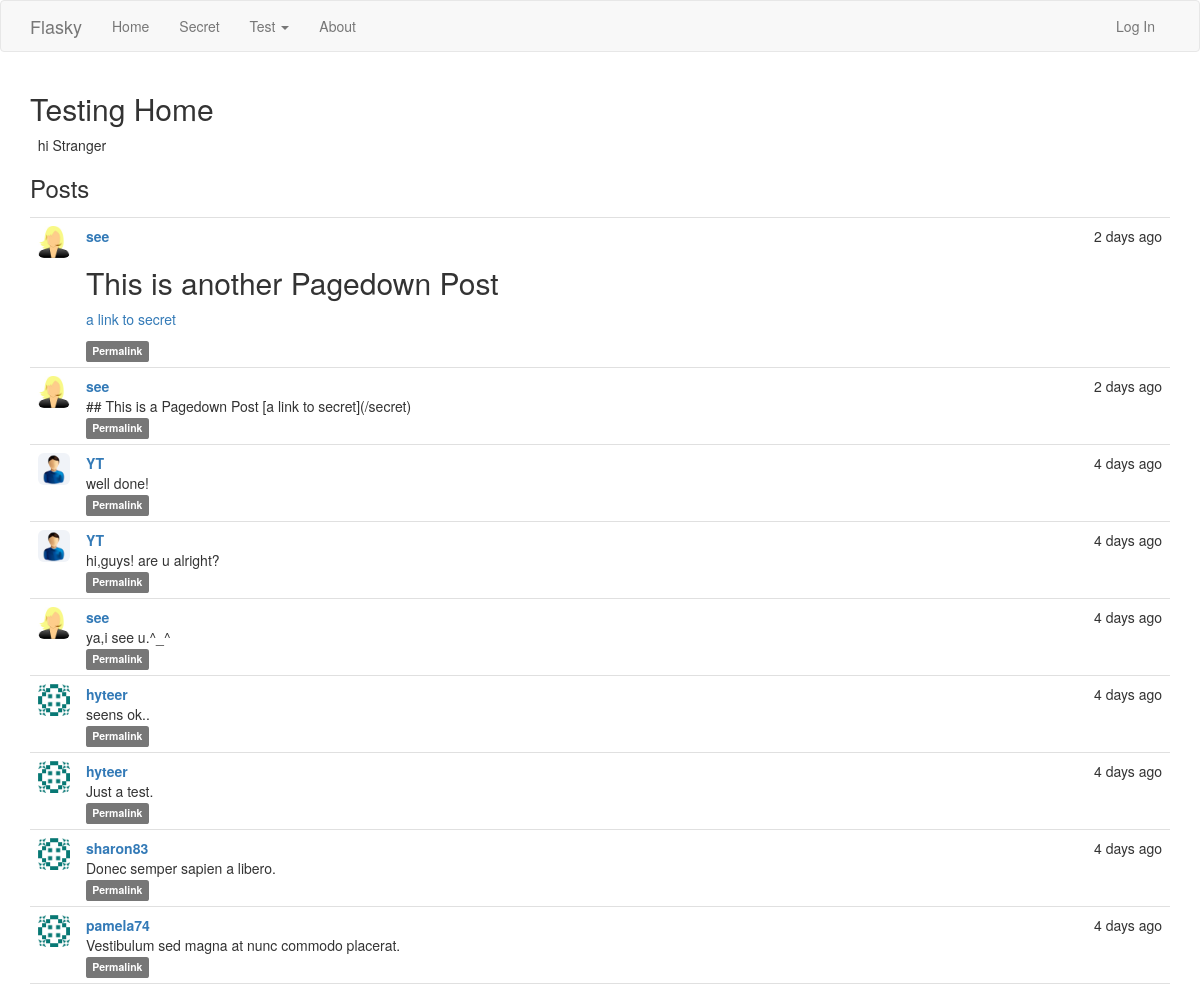
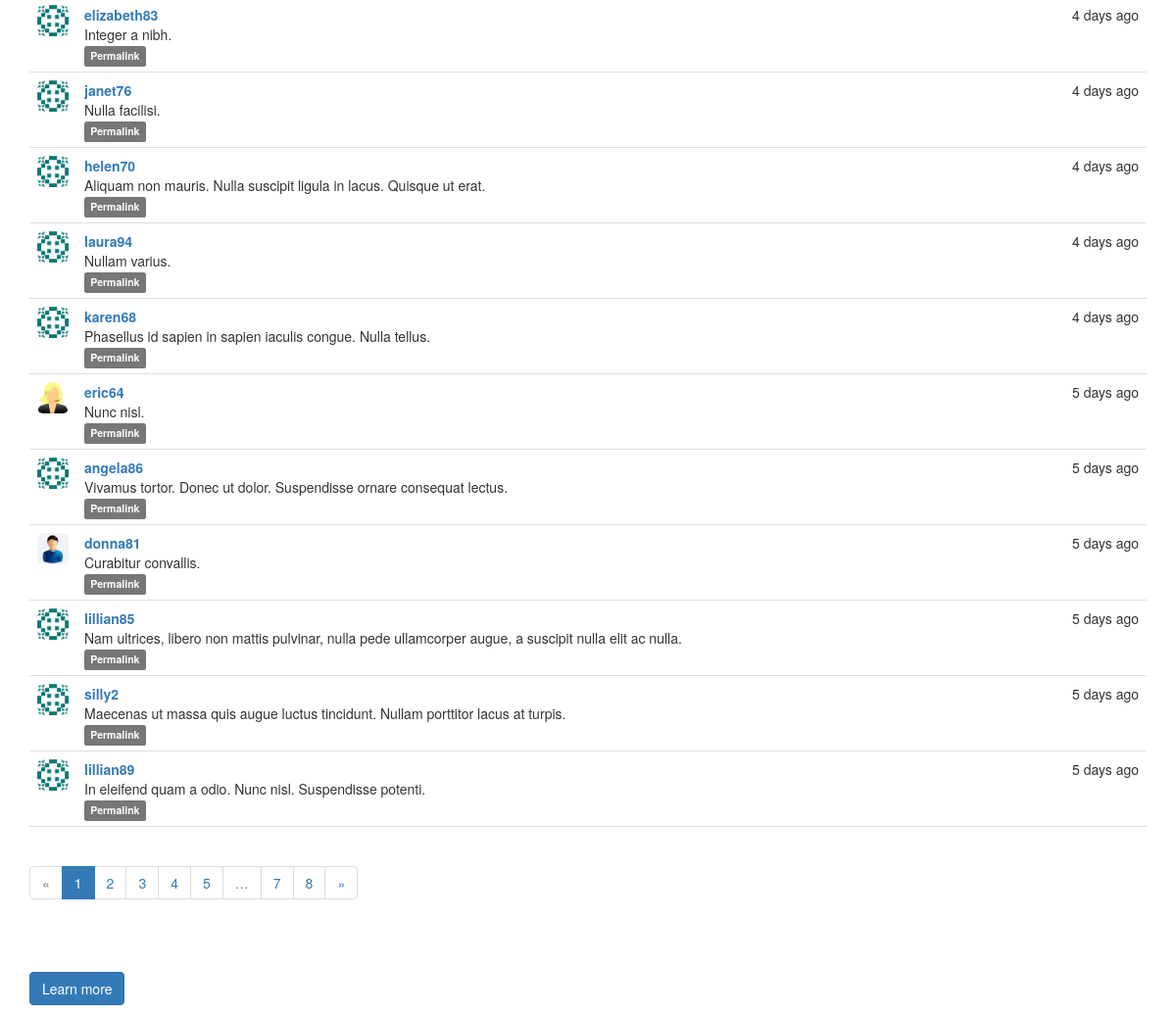
Before: / with the older database file (2 pictures, top to bottom).
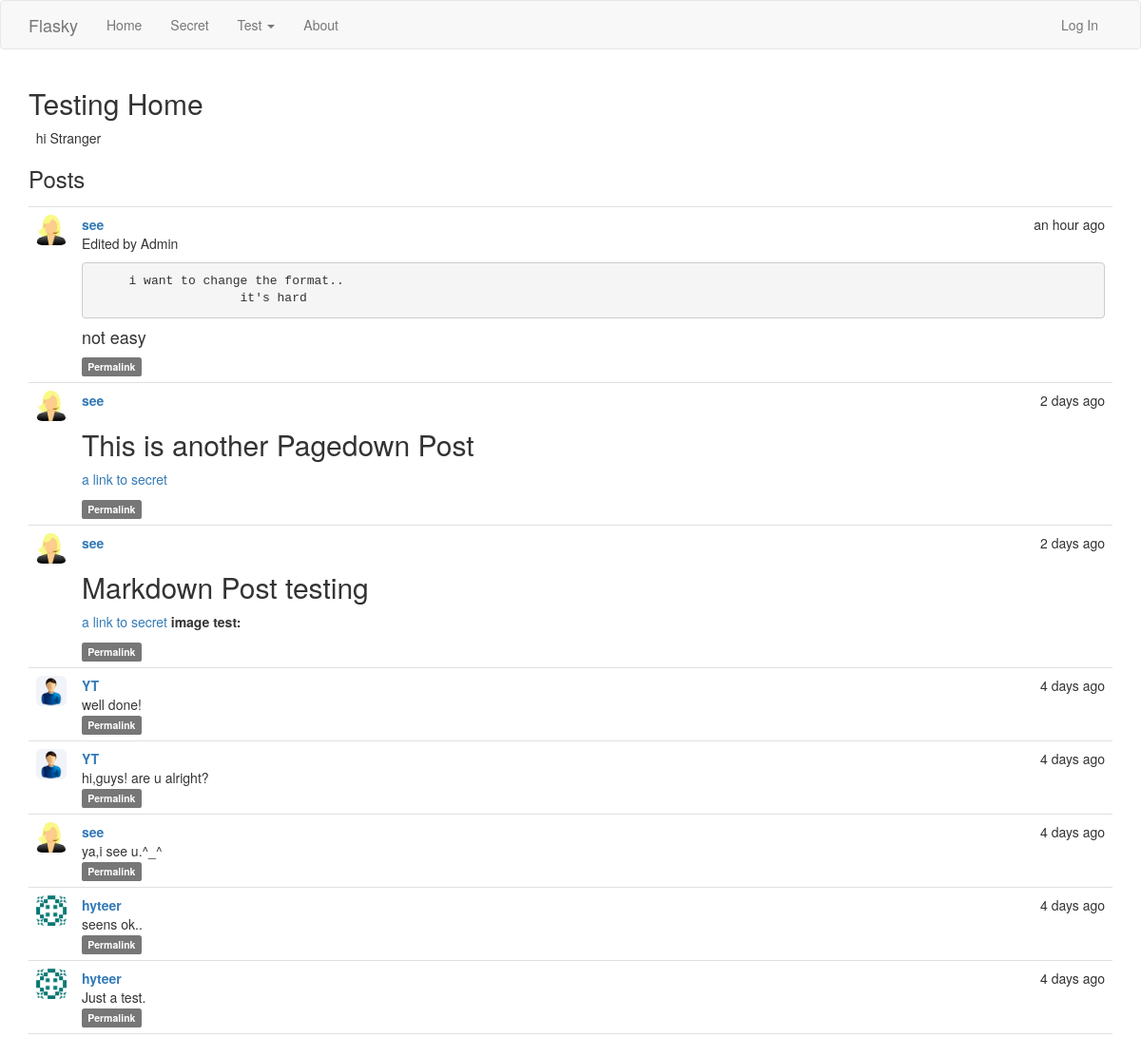
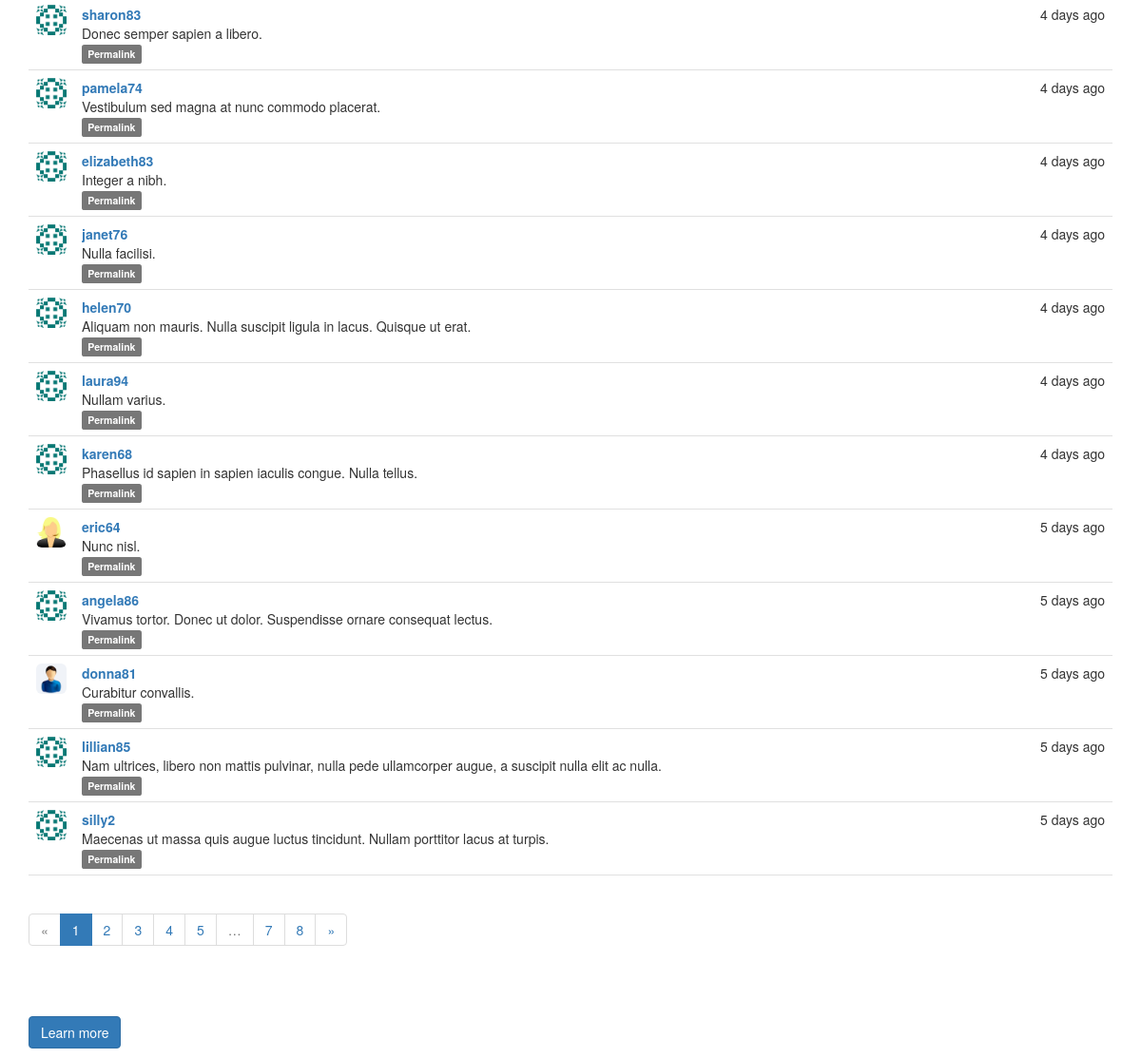
After: the same page with the newer database file (2 pictures, top to bottom).
### app/models.py (models this page shows, shortened)
class Post(db.Model):
    __tablename__ = 'posts'
    id = db.Column(db.Integer, primary_key=True)
    body = db.Column(db.Text)
    timestamp = db.Column(db.DateTime, index=True,default=datetime.utcnow)
    author_id = db.Column(db.Integer, db.ForeignKey('users.id'))
    body_html = db.Column(db.Text)

class User(UserMixin, db.Model):
    __tablename__ = 'users'
    id = db.Column(db.Integer, primary_key=True)
    email = db.Column(db.String(64), unique=True, index=True)
    username = db.Column(db.String(64), unique=True, index=True)
    role_id = db.Column(db.Integer, db.ForeignKey('roles.id'))
    password_hash = db.Column(db.String(128))
    confirmed = db.Column(db.Boolean, default=False)
    name = db.Column(db.String(64))
    sex = db.Column(db.Integer)     # 1.male 2.female 0. none
    location = db.Column(db.String(64))
    about_me = db.Column(db.Text())
    member_since = db.Column(db.DateTime(), default=datetime.utcnow)
    last_seen = db.Column(db.DateTime(), default=datetime.utcnow)
    posts = db.relationship('Post', backref='author', lazy='dynamic')
    @property
    def password(self):
        raise AttributeError('password is not a readable attribute')
    def get_avatar(self):
        if self.sex == 1:
            avatar = 'avatar/male.jpg'
            return avatar
        elif self.sex == 2:
            avatar = 'avatar/female.jpg'
            return avatar
        else:
            avatar = 'avatar/none.jpg'
            return avatar

### app/main/views.py (the view)
@main.route('/', methods=['GET','POST'])
def index():
    form = PostForm()
    if current_user.can(Permission.WRITE_ARTICLES) and form.validate_on_submit():
        print "Comes here..."
        post = Post(body=form.body.data, author=current_user._get_current_object())
        db.session.add(post)
        return redirect(url_for('.index'))
    page =  request.args.get('page',1,type=int)
    pagination = Post.query.order_by(Post.timestamp.desc()).paginate(
        page, per_page=current_app.config['FLASKY_POSTS_PER_PAGE'],error_out=False)
    posts = pagination.items
    return render_template('index.html', form=form, posts=posts,pagination=pagination)

### app/auth/views.py (called while the page is built)
@auth.before_app_request
def before_request():
    if request.endpoint == None:
        return render_template('404.html')
    if current_user.is_authenticated:
        current_user.ping()
        if not current_user.confirmed and  request.endpoint == 'user.secret':
            return redirect(url_for('auth.unconfirmed'))

### app/models.py (called while the page is built)
    def can(self, permissions):
        return False

    def is_administrator(self):
        return False

### app/user/__init__.py (called while the page is built)
@user.app_context_processor
def inject_permissions():
    return dict(Permission=Permission)

### app/templates/index.html (shortened to what this page needs)
{% extends "base.html" %}
{% import "bootstrap/wtf.html" as wtf %}
{% import "_macros.html" as macros %}
{% block page_content %}
<div class="hero-unit">
    <h2>Testing Home</h2>
    <div class="page-content">
        <p>&nbsp; hi
            {% if current_user.is_authenticated %}{{ current_user.username }}
            {% else %}Stranger
            {% endif %}
        </p>
        <p>
        <h3>Posts</h3>
        {% include '_posts.html' %}
        {% if pagination %}
        <div class="pagination">
            {{ macros.pagination_widget(pagination, '.index') }}
        </div>
        {% endif %}
        </p>
        <br>
        <p>
        <a class="btn btn-primary btn-large">
        Learn more
        </a>
        </p>
    </div>
</div>
{% endblock %}

### app/templates/_posts.html (shortened to what this page needs)
<ul class="posts">
            {% for post in posts %}
            <li class="post">
                <div class="post-thumbnail">
                    <a href="{{ url_for('user.user_home',username=post.author.username) }}">
                        <img class="img-rounded profile-thumbnail0" src="{{ url_for('static',filename=post.author.get_avatar()) }}" with="32" height="32">
                    </a>
                </div>
                <div class="post-content">
                    <div class="post-date">{{ moment(post.timestamp).fromNow() }}</div>
                    <div class="post-author"><a href="{{ url_for('user.user_home',username=post.author.username) }}">{{ post.author.username }}</a></div>
                    <div class="post-body">
                        {% if post.body_html %}
                            {{ post.body_html | safe }}
                        {% else %}
                            {{ post.body }}
                        {% endif %}
                    </div>
                    <div class="post-footer">
                        <a href="{{url_for('main.post', id=post.id) }}">
                            <span class="label label-default">Permalink</span>
                        </a>
                    </div>
                </div>
            </li>
            {% endfor %}
</ul>

Changed rows visible on the page:
no longer on this page (row unchanged): Post: timestamp "5 days ago", author.username "lillian89", body "In eleifend quam a odio. Nunc nisl. Suspendisse potenti."
added Post: timestamp "an hour ago", author.username "see", body_html "Edited by Admin i want to change the format.. it's hard not easy"
changed Post: body_html (not shown) → "Markdown Post testing a link to secret image test:"; body "## This is a Pagedown Post [a link to secret](/secret)" → (not shown)
